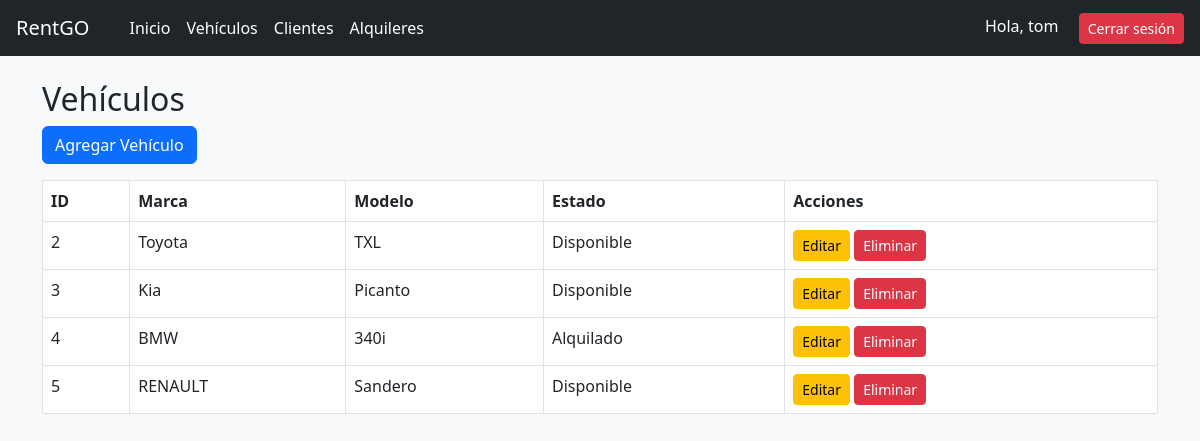
The page /vehicles/ (signed in) on the database its author committed.
### core/models.py (models this page shows, shortened)
class Vehicle(models.Model):
    ESTADOS = [
        ('available', 'Disponible'),
        ('rented', 'Alquilado'),
    ]
    marca = models.CharField(max_length=100)
    modelo = models.CharField(max_length=100)
    placa = models.CharField(max_length=20, unique=True)   # No duplicada
    estado = models.CharField(max_length=20, choices=ESTADOS, default='available')

### core/views.py (the view)
# urls.py: path("vehicles/", VehicleListView.as_view(), name="vehicle-list"),
class VehicleListView(LoginRequiredMixin, ListView):
    model = Vehicle
    template_name = 'core/vehicle_list.html'
    context_object_name = 'vehiculos'

### core/templates/core/vehicle_list.html (shortened to what this page needs)
{% extends 'core/base.html' %}
{% block content %}
<h2>Vehículos</h2>
<a href="{% url 'vehicle-add' %}" class="btn btn-primary mb-3">Agregar Vehículo</a>
<table class="table table-bordered">
    <tr>
        <th>ID</th>
        <th>Marca</th>
        <th>Modelo</th>
        <th>Estado</th>
        <th>Acciones</th>
    </tr>
    {% for v in vehiculos %}
    <tr>
        <td>{{ v.id }}</td>
        <td>{{ v.marca }}</td>
        <td>{{ v.modelo }}</td>
        <td>{{ v.get_estado_display }}</td>
        <td>
            <a class="btn btn-warning btn-sm" href="{% url 'vehicle-edit' v.pk %}">Editar</a>
            <a class="btn btn-danger btn-sm" href="{% url 'vehicle-delete' v.pk %}">Eliminar</a>
        </td>
    </tr>
    {% endfor %}
</table>
{% endblock %}

### core/templates/core/base.html (shortened to what this page needs)
<!DOCTYPE html>
<html lang="es">
<head>
    <link rel="stylesheet" href="https://cdn.jsdelivr.net/npm/bootstrap@5.3.0/dist/css/bootstrap.min.css">
</head>
<body class="bg-light">
<nav class="navbar navbar-dark bg-dark px-3 d-flex justify-content-between">
    <div class="d-flex align-items-center">
        <a class="navbar-brand text-white" href="/dashboard/">RentGO</a>
        <ul class="navbar-nav flex-row gap-3 ms-4">
            <li class="nav-item"><a class="nav-link text-white" href="/dashboard/">Inicio</a></li>
            <li class="nav-item"><a class="nav-link text-white" href="/vehicles/">Vehículos</a></li>
            <li class="nav-item"><a class="nav-link text-white" href="/clients/">Clientes</a></li>
            <li class="nav-item"><a class="nav-link text-white" href="/rentals/">Alquileres</a></li>
        </ul>
    </div>
    <div>
        {% if user.is_authenticated %}
            <span class="text-white me-3">Hola, {{ user.username }}</span>
            <a href="{% url 'logout' %}" class="btn btn-danger btn-sm">Cerrar sesión</a>
        {% endif %}
    </div>
</nav>
<div class="container mt-4">
    {% block content %}{% endblock %}
</div>
</body>
</html>

### rows shown on the page
Vehicle: id "2", marca "Toyota", modelo "TXL", estado "Disponible"
Vehicle: id "3", marca "Kia", modelo "Picanto", estado "Disponible"
Vehicle: id "4", marca "BMW", modelo "340i", estado "Alquilado"
Vehicle: id "5", marca "RENAULT", modelo "Sandero", estado "Disponible"

### other values the page prints
{{ user.username }} "tom"
